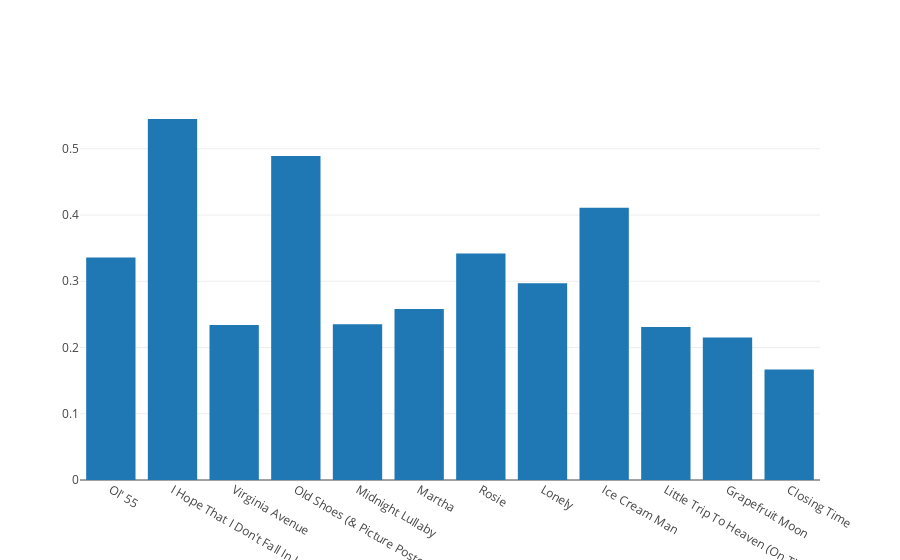

Here is the notebook cell this chart was saved with:
### Code cell
graph(tw)

### Figure 1 — Plotly figure (JSON) as saved in the notebook; plotly's stock layout.template omitted (floating-point values rounded to 4 significant figures)
{"data": [{"type": "bar", "x": ["Ol' 55", "I Hope That I Don't Fall In Love With You", "Virginia Avenue", "Old Shoes (& Picture Postcards)", "Midnight Lullaby", "Martha", "Rosie", "Lonely", "Ice Cream Man", "Little Trip To Heaven (On The Wings Of Your Love)", "Grapefruit Moon", "Closing Time"], "y": [0.336, 0.545, 0.234, 0.489, 0.235, 0.258, 0.342, 0.297, 0.411, 0.231, 0.215, 0.167]}], "layout": {}}
